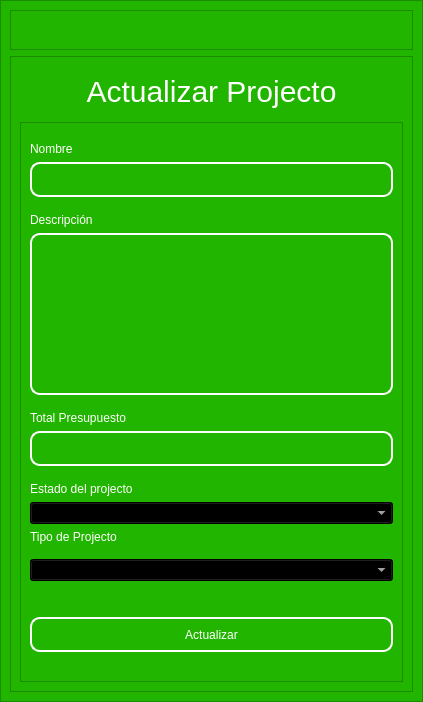
<?xml version="1.0" encoding="UTF-8"?>
<ui version="4.0">
 <class>MainWindow</class>
 <widget class="QMainWindow" name="MainWindow">
  <property name="geometry">
   <rect>
    <x>0</x>
    <y>0</y>
    <width>423</width>
    <height>702</height>
   </rect>
  </property>
  <property name="windowTitle">
   <string>MainWindow</string>
  </property>
  <property name="styleSheet">
   <string notr="true"/>
  </property>
  <widget class="QWidget" name="centralwidget">
   <property name="styleSheet">
    <string notr="true"/>
   </property>
   <layout class="QVBoxLayout" name="verticalLayout">
    <property name="spacing">
     <number>0</number>
    </property>
    <property name="leftMargin">
     <number>0</number>
    </property>
    <property name="topMargin">
     <number>0</number>
    </property>
    <property name="rightMargin">
     <number>0</number>
    </property>
    <property name="bottomMargin">
     <number>0</number>
    </property>
    <item>
     <widget class="QFrame" name="frame">
      <property name="enabled">
       <bool>true</bool>
      </property>
      <property name="styleSheet">
       <string notr="true">background-color: rgb(33, 181, 0);</string>
      </property>
      <property name="frameShape">
       <enum>QFrame::StyledPanel</enum>
      </property>
      <property name="frameShadow">
       <enum>QFrame::Raised</enum>
      </property>
      <layout class="QVBoxLayout" name="verticalLayout_2">
       <item>
        <widget class="QFrame" name="frame_superior">
         <property name="minimumSize">
          <size>
           <width>0</width>
           <height>40</height>
          </size>
         </property>
         <property name="maximumSize">
          <size>
           <width>16777215</width>
           <height>40</height>
          </size>
         </property>
         <property name="styleSheet">
          <string notr="true">QPushButton{
border-radius:18px;
}

QPushButton:hover{
	background-color: rgb(0, 0, 0);
}
</string>
         </property>
         <property name="frameShape">
          <enum>QFrame::StyledPanel</enum>
         </property>
         <property name="frameShadow">
          <enum>QFrame::Raised</enum>
         </property>
         <layout class="QHBoxLayout" name="horizontalLayout_3">
          <property name="spacing">
           <number>4</number>
          </property>
          <property name="leftMargin">
           <number>0</number>
          </property>
          <property name="topMargin">
           <number>0</number>
          </property>
          <property name="rightMargin">
           <number>0</number>
          </property>
          <property name="bottomMargin">
           <number>0</number>
          </property>
          <item>
           <widget class="QPushButton" name="btn_icon">
            <property name="text">
             <string/>
            </property>
            <property name="iconSize">
             <size>
              <width>40</width>
              <height>40</height>
             </size>
            </property>
           </widget>
          </item>
          <item>
           <spacer name="horizontalSpacer_2">
            <property name="orientation">
             <enum>Qt::Horizontal</enum>
            </property>
            <property name="sizeHint" stdset="0">
             <size>
              <width>443</width>
              <height>20</height>
             </size>
            </property>
           </spacer>
          </item>
          <item>
           <widget class="QPushButton" name="bt_minimizar">
            <property name="minimumSize">
             <size>
              <width>38</width>
              <height>38</height>
             </size>
            </property>
            <property name="maximumSize">
             <size>
              <width>38</width>
              <height>38</height>
             </size>
            </property>
            <property name="cursor">
             <cursorShape>PointingHandCursor</cursorShape>
            </property>
            <property name="text">
             <string/>
            </property>
            <property name="icon">
             <iconset>
              <normaloff>image/minus.svg</normaloff>image/minus.svg</iconset>
            </property>
            <property name="iconSize">
             <size>
              <width>38</width>
              <height>38</height>
             </size>
            </property>
           </widget>
          </item>
          <item>
           <widget class="QPushButton" name="bt_maximizar">
            <property name="minimumSize">
             <size>
              <width>38</width>
              <height>38</height>
             </size>
            </property>
            <property name="maximumSize">
             <size>
              <width>38</width>
              <height>38</height>
             </size>
            </property>
            <property name="cursor">
             <cursorShape>PointingHandCursor</cursorShape>
            </property>
            <property name="text">
             <string/>
            </property>
            <property name="icon">
             <iconset>
              <normaloff>image/chevron-up.svg</normaloff>image/chevron-up.svg</iconset>
            </property>
            <property name="iconSize">
             <size>
              <width>38</width>
              <height>38</height>
             </size>
            </property>
           </widget>
          </item>
          <item>
           <widget class="QPushButton" name="bt_restaurar">
            <property name="minimumSize">
             <size>
              <width>38</width>
              <height>38</height>
             </size>
            </property>
            <property name="maximumSize">
             <size>
              <width>38</width>
              <height>38</height>
             </size>
            </property>
            <property name="cursor">
             <cursorShape>PointingHandCursor</cursorShape>
            </property>
            <property name="text">
             <string/>
            </property>
            <property name="icon">
             <iconset>
              <normaloff>image/chevron-down.svg</normaloff>image/chevron-down.svg</iconset>
            </property>
            <property name="iconSize">
             <size>
              <width>38</width>
              <height>38</height>
             </size>
            </property>
           </widget>
          </item>
          <item>
           <widget class="QPushButton" name="bt_cerrar">
            <property name="minimumSize">
             <size>
              <width>38</width>
              <height>38</height>
             </size>
            </property>
            <property name="maximumSize">
             <size>
              <width>38</width>
              <height>38</height>
             </size>
            </property>
            <property name="cursor">
             <cursorShape>PointingHandCursor</cursorShape>
            </property>
            <property name="text">
             <string/>
            </property>
            <property name="icon">
             <iconset>
              <normaloff>image/x.svg</normaloff>image/x.svg</iconset>
            </property>
            <property name="iconSize">
             <size>
              <width>38</width>
              <height>38</height>
             </size>
            </property>
           </widget>
          </item>
         </layout>
        </widget>
       </item>
       <item>
        <widget class="QFrame" name="frame_3">
         <property name="styleSheet">
          <string notr="true">QLabel {
	color: rgb(255, 255, 254);
	font: 12pt &quot;Arial&quot;;
	background-color: rgba(0, 0, 0,0);
}

QTextEdit{
background-color: rgba(0, 0, 0,0);
border-radius:10px; 
font: 12pt &quot;Arial&quot;;
color: rgb(255, 255, 254);
border: 2px solid  rgb(255, 255, 255);

}

QTextEdit:hover{
background-color: rgba(0, 0, 0,0);
border-radius:10px; 
font: 12pt &quot;Arial&quot;;
border: 2px solid  rgb(120, 0, 171);
}

QTextEdit:focus{
background-color: rgb(0, 0, 0);
border-radius:10px; 
font: 12pt &quot;Arial&quot;;
border: 2px solid rgb(120, 0, 171);
}

QLineEdit{
background-color: rgba(0, 0, 0,0);
border-radius:10px; 
font: 12pt &quot;Arial&quot;;
color: rgb(255, 255, 254);
border: 2px solid  rgb(255, 255, 255);

}

QLineEdit:hover{
background-color: rgba(0, 0, 0,0);
border-radius:10px; 
font: 12pt &quot;Arial&quot;;
border: 2px solid  rgb(120, 0, 171);
}

QLineEdit:focus{
background-color: rgb(0, 0, 0);
border-radius:10px; 
font: 12pt &quot;Arial&quot;;
border: 2px solid rgb(120, 0, 171);
}

QCheckBox{
	font: 12pt &quot;Arial&quot;;
	color: rgb(255, 255, 255);
}

QCheckBox::indicator {
    width: 18px;
    height:18px;
}

QCheckBox::indicator:unchecked {
   background-image: url(image/square.svg);
}

QCheckBox::indicator:checked {
   background-image: url(image/check-square.svg);
}

QPushButton{
border-radius:10px; 
font: 12pt &quot;Arial&quot;;
color: rgb(255, 255, 254);
border: 2px solid #ffffff;
}

QPushButton:hover{
border-radius:10px; 
font: 12pt &quot;Arial&quot;;
color: rgb(255, 255, 255);
border: 2px solid rgb(120, 0, 171);
	background-color: rgb(120, 0, 171);
}
</string>
         </property>
         <property name="frameShape">
          <enum>QFrame::StyledPanel</enum>
         </property>
         <property name="frameShadow">
          <enum>QFrame::Raised</enum>
         </property>
         <layout class="QHBoxLayout" name="horizontalLayout_4">
          <item>
           <layout class="QVBoxLayout" name="verticalLayout_4">
            <item>
             <widget class="QLabel" name="label_3">
              <property name="minimumSize">
               <size>
                <width>100</width>
                <height>50</height>
               </size>
              </property>
              <property name="styleSheet">
               <string notr="true">font-size: 30px;
color: rgb(255, 255, 255);</string>
              </property>
              <property name="text">
               <string>Actualizar Projecto</string>
              </property>
              <property name="alignment">
               <set>Qt::AlignCenter</set>
              </property>
             </widget>
            </item>
            <item>
             <widget class="QFrame" name="frame_4">
              <property name="maximumSize">
               <size>
                <width>400</width>
                <height>600</height>
               </size>
              </property>
              <property name="styleSheet">
               <string notr="true">QLabel {
	color: rgb(255, 255, 254);
	font: 12pt &quot;Arial&quot;;
	background-color: rgba(0, 0, 0,0);
}

QTextEdit{
background-color: rgba(0, 0, 0,0);
border-radius:10px; 
font: 12pt &quot;Arial&quot;;
color: rgb(255, 255, 254);
border: 2px solid  rgb(255, 255, 255);

}

QTextEdit:hover{
background-color: rgba(0, 0, 0,0);
border-radius:10px; 
font: 12pt &quot;Arial&quot;;
border: 2px solid  rgb(120, 0, 171);
}

QTextEdit:focus{
background-color: rgb(0, 0, 0);
border-radius:10px; 
font: 12pt &quot;Arial&quot;;
border: 2px solid rgb(120, 0, 171);
}

QLineEdit{
background-color: rgba(0, 0, 0,0);
border-radius:10px; 
font: 12pt &quot;Arial&quot;;
color: rgb(255, 255, 254);
border: 2px solid  rgb(255, 255, 255);

}

QLineEdit:hover{
background-color: rgba(0, 0, 0,0);
border-radius:10px; 
font: 12pt &quot;Arial&quot;;
border: 2px solid  rgb(120, 0, 171);
}

QLineEdit:focus{
background-color: rgb(0, 0, 0);
border-radius:10px; 
font: 12pt &quot;Arial&quot;;
border: 2px solid rgb(120, 0, 171);
}

QCheckBox{
	font: 12pt &quot;Arial&quot;;
	color: rgb(255, 255, 255);
}

QCheckBox::indicator {
    width: 18px;
    height:18px;
}

QCheckBox::indicator:unchecked {
   background-image: url(image/square.svg);
}

QCheckBox::indicator:checked {
   background-image: url(image/check-square.svg);
}

QPushButton{
border-radius:10px; 
font: 12pt &quot;Arial&quot;;
color: rgb(255, 255, 254);
border: 2px solid #ffffff;
}

QPushButton:hover{
border-radius:10px; 
font: 12pt &quot;Arial&quot;;
color: rgb(255, 255, 255);
border: 2px solid rgb(120, 0, 171);
	background-color: rgb(120, 0, 171);
}
</string>
              </property>
              <property name="frameShape">
               <enum>QFrame::StyledPanel</enum>
              </property>
              <property name="frameShadow">
               <enum>QFrame::Raised</enum>
              </property>
              <layout class="QVBoxLayout" name="verticalLayout_3">
               <item>
                <spacer name="verticalSpacer_3">
                 <property name="orientation">
                  <enum>Qt::Vertical</enum>
                 </property>
                 <property name="sizeHint" stdset="0">
                  <size>
                   <width>20</width>
                   <height>40</height>
                  </size>
                 </property>
                </spacer>
               </item>
               <item>
                <widget class="QLabel" name="label_4">
                 <property name="text">
                  <string>Nombre</string>
                 </property>
                </widget>
               </item>
               <item>
                <widget class="QLineEdit" name="nametxt">
                 <property name="minimumSize">
                  <size>
                   <width>0</width>
                   <height>35</height>
                  </size>
                 </property>
                </widget>
               </item>
               <item>
                <spacer name="verticalSpacer_4">
                 <property name="orientation">
                  <enum>Qt::Vertical</enum>
                 </property>
                 <property name="sizeHint" stdset="0">
                  <size>
                   <width>20</width>
                   <height>40</height>
                  </size>
                 </property>
                </spacer>
               </item>
               <item>
                <widget class="QLabel" name="label_7">
                 <property name="text">
                  <string>Descripción</string>
                 </property>
                </widget>
               </item>
               <item>
                <widget class="QTextEdit" name="descriptiontxt"/>
               </item>
               <item>
                <spacer name="verticalSpacer">
                 <property name="orientation">
                  <enum>Qt::Vertical</enum>
                 </property>
                 <property name="sizeHint" stdset="0">
                  <size>
                   <width>20</width>
                   <height>40</height>
                  </size>
                 </property>
                </spacer>
               </item>
               <item>
                <widget class="QLabel" name="label_5">
                 <property name="text">
                  <string>Total Presupuesto</string>
                 </property>
                </widget>
               </item>
               <item>
                <widget class="QLineEdit" name="budgettxt">
                 <property name="minimumSize">
                  <size>
                   <width>0</width>
                   <height>35</height>
                  </size>
                 </property>
                 <property name="maximumSize">
                  <size>
                   <width>16777215</width>
                   <height>16777215</height>
                  </size>
                 </property>
                 <property name="echoMode">
                  <enum>QLineEdit::Normal</enum>
                 </property>
                </widget>
               </item>
               <item>
                <spacer name="verticalSpacer_5">
                 <property name="orientation">
                  <enum>Qt::Vertical</enum>
                 </property>
                 <property name="sizeHint" stdset="0">
                  <size>
                   <width>20</width>
                   <height>40</height>
                  </size>
                 </property>
                </spacer>
               </item>
               <item>
                <widget class="QLabel" name="label_status">
                 <property name="text">
                  <string>Estado del projecto</string>
                 </property>
                </widget>
               </item>
               <item>
                <widget class="QComboBox" name="status_combobox">
                 <property name="styleSheet">
                  <string notr="true">color: rgb(255, 255, 255);
background-color: rgb(0, 0, 0);</string>
                 </property>
                </widget>
               </item>
               <item>
                <widget class="QLabel" name="label_type">
                 <property name="text">
                  <string>Tipo de Projecto</string>
                 </property>
                </widget>
               </item>
               <item>
                <spacer name="verticalSpacer_6">
                 <property name="orientation">
                  <enum>Qt::Vertical</enum>
                 </property>
                 <property name="sizeHint" stdset="0">
                  <size>
                   <width>20</width>
                   <height>40</height>
                  </size>
                 </property>
                </spacer>
               </item>
               <item>
                <widget class="QComboBox" name="type_combobox">
                 <property name="styleSheet">
                  <string notr="true">color: rgb(255, 255, 255);
background-color: rgb(0, 0, 0);</string>
                 </property>
                </widget>
               </item>
               <item>
                <spacer name="verticalSpacer_10">
                 <property name="orientation">
                  <enum>Qt::Vertical</enum>
                 </property>
                 <property name="sizeHint" stdset="0">
                  <size>
                   <width>20</width>
                   <height>40</height>
                  </size>
                 </property>
                </spacer>
               </item>
               <item>
                <spacer name="verticalSpacer_9">
                 <property name="orientation">
                  <enum>Qt::Vertical</enum>
                 </property>
                 <property name="sizeHint" stdset="0">
                  <size>
                   <width>20</width>
                   <height>50</height>
                  </size>
                 </property>
                </spacer>
               </item>
               <item>
                <widget class="QPushButton" name="btn_update">
                 <property name="minimumSize">
                  <size>
                   <width>0</width>
                   <height>35</height>
                  </size>
                 </property>
                 <property name="cursor">
                  <cursorShape>PointingHandCursor</cursorShape>
                 </property>
                 <property name="text">
                  <string>Actualizar</string>
                 </property>
                </widget>
               </item>
               <item>
                <spacer name="verticalSpacer_7">
                 <property name="orientation">
                  <enum>Qt::Vertical</enum>
                 </property>
                 <property name="sizeHint" stdset="0">
                  <size>
                   <width>20</width>
                   <height>40</height>
                  </size>
                 </property>
                </spacer>
               </item>
               <item>
                <spacer name="verticalSpacer_8">
                 <property name="orientation">
                  <enum>Qt::Vertical</enum>
                 </property>
                 <property name="sizeHint" stdset="0">
                  <size>
                   <width>20</width>
                   <height>40</height>
                  </size>
                 </property>
                </spacer>
               </item>
              </layout>
             </widget>
            </item>
           </layout>
          </item>
         </layout>
        </widget>
       </item>
      </layout>
     </widget>
    </item>
   </layout>
  </widget>
 </widget>
 <resources/>
 <connections/>
</ui>
